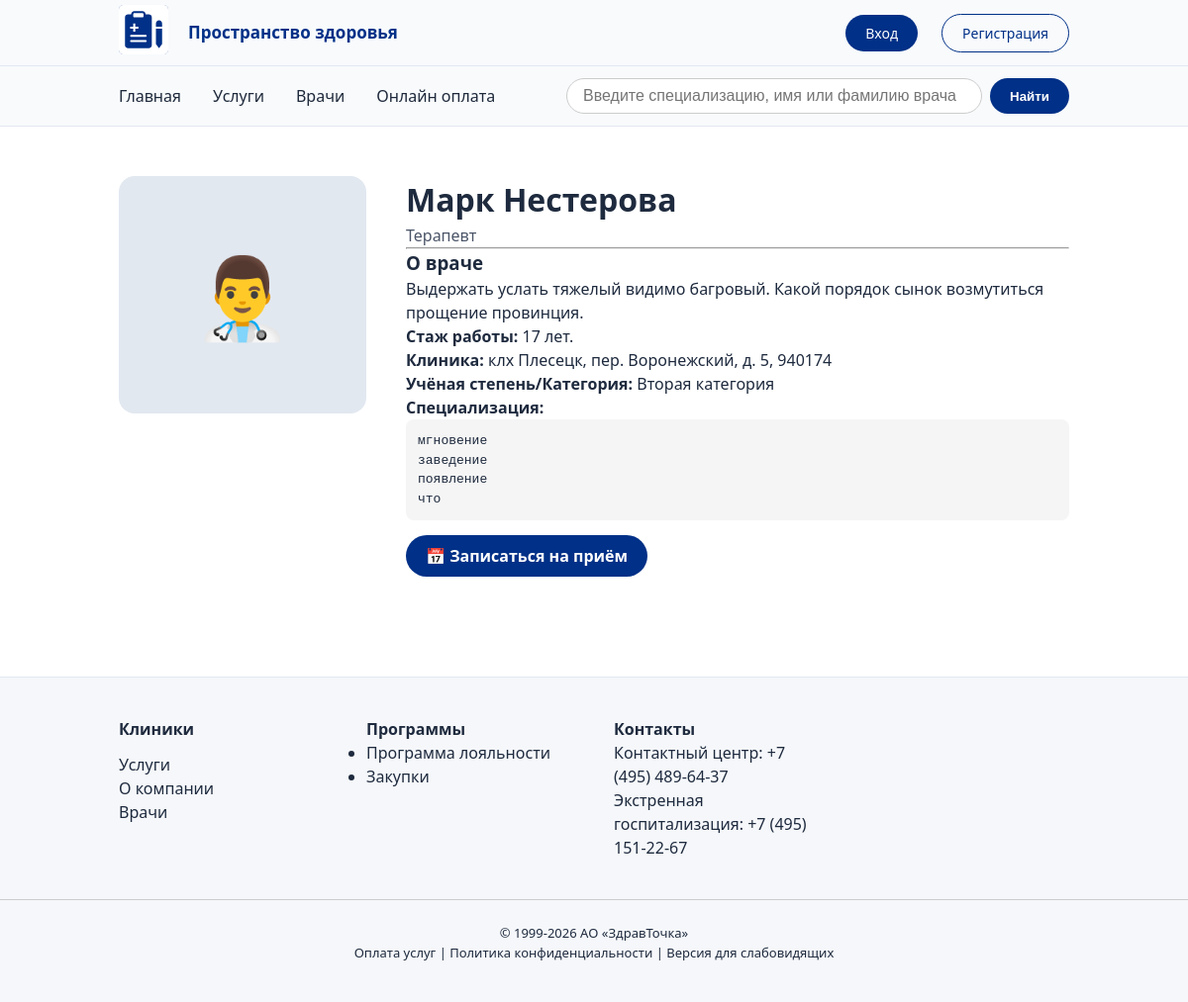
/doctor/12/, run on the app's committed database.
### main/models.py (models this page shows, shortened)
class Doctor(models.Model):
    user = models.OneToOneField(
        settings.AUTH_USER_MODEL,
        on_delete=models.CASCADE,
        related_name='doctor_profile',
        null=True, blank=True,
        verbose_name='Пользователь'
    )
    name = models.CharField(max_length=200, verbose_name='Имя')
    specialization = models.ForeignKey(Specialization, on_delete=models.SET_NULL, null=True, blank=True, verbose_name='Специализация')
    bio = models.TextField(blank=True, verbose_name='Биография')
    phone = models.CharField(max_length=20, blank=True, default='', verbose_name='Телефон')
    email = models.EmailField(blank=True, default='', verbose_name='Email')
    photo = models.ImageField(upload_to='doctors_photos/', blank=True, null=True, verbose_name='Фото')
    experience = models.PositiveIntegerField(blank=True, null=True, verbose_name='Стаж (лет)')
    degree = models.CharField(max_length=200, blank=True, verbose_name='Учёная степень/категория')
    clinic_address = models.CharField(max_length=300, blank=True, verbose_name='Клиника/адрес')
    specialization_list = models.TextField(blank=True, help_text='Специализация (каждый пункт с новой строки)', verbose_name='Специализация (подробно)')
    created_at = models.DateTimeField(auto_now_add=True, verbose_name='Дата создания')
    class Meta:
        verbose_name = 'Врач'
        verbose_name_plural = 'Врачи'
        ordering = ['name']

class Specialization(models.Model):
    name = models.CharField(max_length=100, unique=True)
    slug = models.SlugField(max_length=100, unique=True, blank=True)
    description = models.TextField(blank=True, null=True, verbose_name='Описание')
    class Meta:
        verbose_name = 'Специализация'
        verbose_name_plural = 'Специализации'
    def __str__(self):
        return self.name

### main/views.py (the view)
# urls.py: path('doctor/<int:id>/', views.doctor_detail, name='doctor_detail'),
def doctor_detail(request, id):
    doctor = get_object_or_404(Doctor, id=id)
    is_this_doctor = False
    if request.user.is_authenticated and hasattr(request.user, 'doctor_profile'):
        is_this_doctor = (request.user.doctor_profile.id == doctor.id)
    return render(request, 'pages/doctor_detail.html', {'doctor': doctor, 'is_this_doctor': is_this_doctor})

### users/context_processors.py (called while the page is built, shortened)
def user_role(request):
    return {}

### main/templates/pages/doctor_detail.html (shortened to what this page needs)
{% extends 'base.html' %}
{% load static %}
{% block content %}
<div class="container" style="padding: 40px 0;">
    <div class="doctor-detail" style="display: flex; gap: 40px; flex-wrap: wrap;">
        <div style="flex: 0 0 250px; text-align: center;">
            {% if doctor.photo %}
                <img src="{{ doctor.photo.url }}" alt="{{ doctor.name }}" style="width: 100%; border-radius: 16px; box-shadow: 0 4px 12px rgba(0,0,0,0.1);">
            {% else %}
                <div style="background: #e2e8f0; border-radius: 16px; padding: 60px 20px; text-align: center; font-size: 80px;">👨‍⚕️</div>
            {% endif %}
        </div>
        <div style="flex: 1;">
            <h1>{{ doctor.name }}</h1>
            <p style="color: #4b5568;">{{ doctor.specialization }}</p>
            <hr>
            <h3>О враче</h3>
            <p>{{ doctor.bio|default:"Нет информации" }}</p>
            {% if doctor.experience %}
                <p><strong>Стаж работы:</strong> {{ doctor.experience }} лет.</p>
            {% endif %}
            {% if doctor.clinic_address %}
                <p><strong>Клиника:</strong> {{ doctor.clinic_address }}</p>
            {% endif %}
            {% if doctor.degree %}
                <p><strong>Учёная степень/Категория:</strong> {{ doctor.degree }}</p>
            {% endif %}
            {% if doctor.specialization_list %}
                <h4>Специализация:</h4>
                <div style="background: #f5f5f5; padding: 12px; border-radius: 8px; white-space: pre-wrap; word-wrap: break-word; font-family: monospace;">{{ doctor.specialization_list }}</div>
            {% endif %}
            {% if is_this_doctor %}
                <a href="{% url 'doctor_dashboard' %}" class="btn" style="margin-top: 20px;">📋 Мои записи на приём</a>
            {% else %}
            <br>
                <a href="{% url 'appointments:create' %}?doctor={{ doctor.id }}" class="btn" style="margin-top: 20px;">📅 Записаться на приём</a>
            {% endif %}
        </div>
    </div>
</div>
{% endblock %}

### main/templates/base.html (style rules this page uses)
* { margin: 0; padding: 0; box-sizing: border-box; }
body { font-family: 'Segoe UI', system-ui, -apple-system, Roboto, sans-serif; background: #ffffff; color: #1e2a3e; line-height: 1.5; }
:root { --primary: #003087; --primary-dark: #002266; --secondary: #e31c79; --gray-bg: #f5f7fa; --gray-border: #e2e8f0; --text-dark: #1e2a3a; --text-muted: #5b6e8c; }
a { text-decoration: none; color: inherit; }
button, .btn { background: var(--primary); color: white; border: none; padding: 10px 20px; border-radius: 40px; font-weight: 600; cursor: pointer; transition: 0.2s; }

### data on the page
Doctor: name "Марк Нестерова", specialization "Терапевт", bio "Выдержать услать тяжелый видимо багровый. Какой порядок сынок возмутиться прощение провинция.", experience "17", clinic_address "клх Плесецк, пер. Воронежский, д. 5, 940174", degree "Вторая категория", specialization_list "мгновение заведение появление что"
